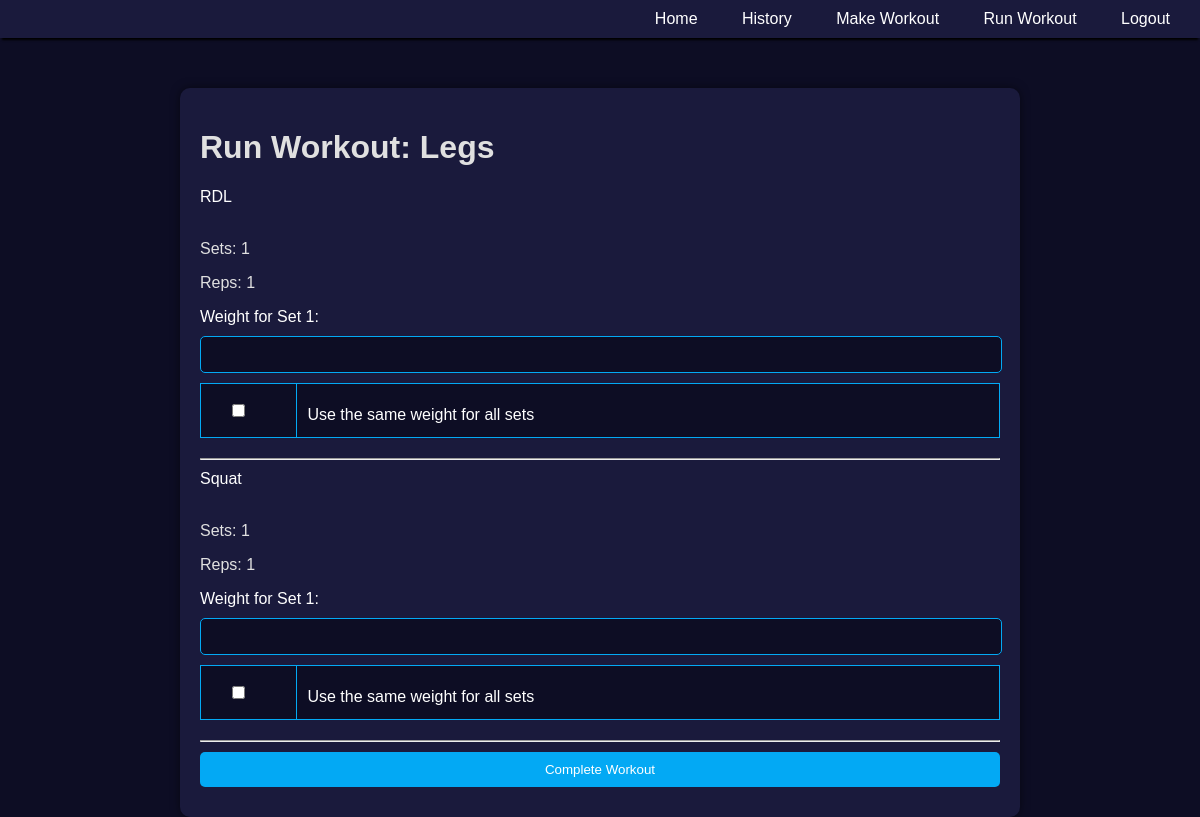
The page /run_workout/1 (signed in) on the database as committed earlier.
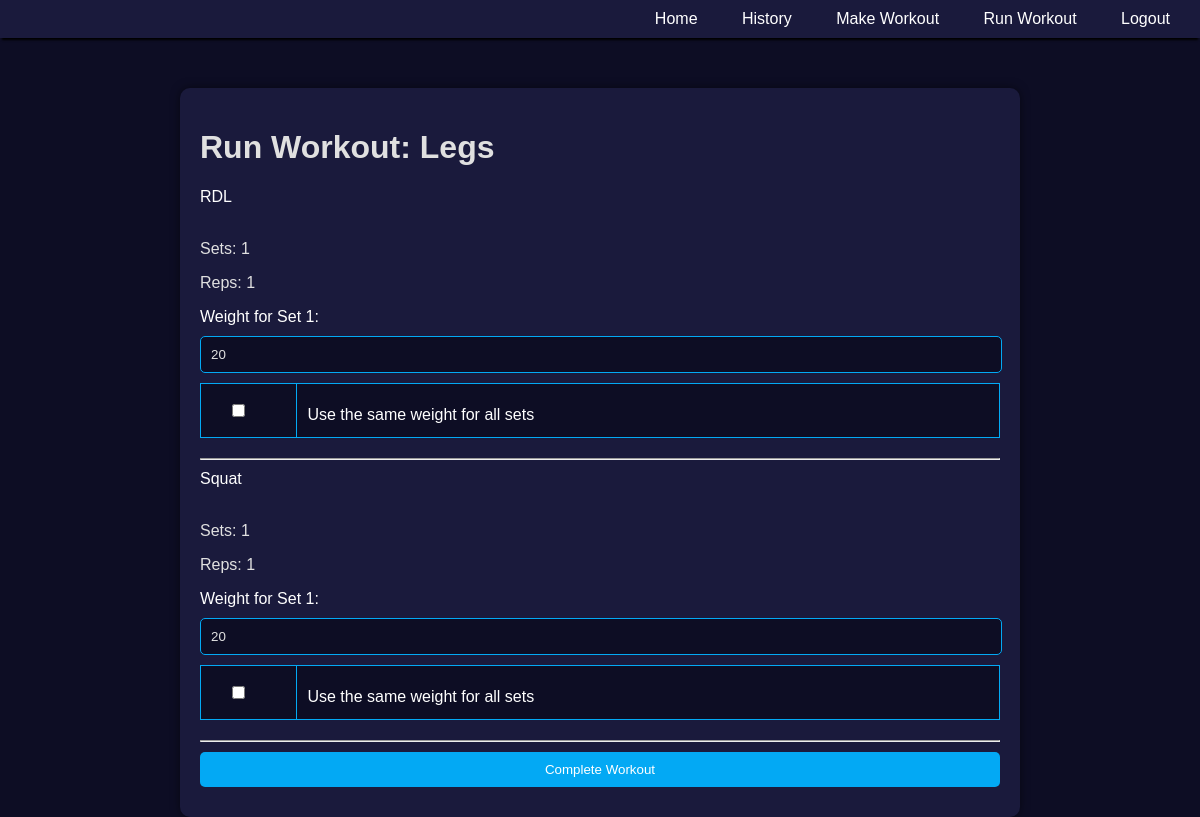
The same page on the database as committed later.
### tables this page shows
CREATE TABLE workouts
                 (id INTEGER PRIMARY KEY, exercise TEXT, sets INTEGER, reps INTEGER, weights TEXT, date TEXT);

### app.py (the view, shortened to what this page needs)
@app.route('/run_workout/<int:template_id>', methods=['GET', 'POST'])
def run_workout(template_id):
    if 'loggedin' in session:
        conn = sqlite3.connect('database.db')
        c = conn.cursor()
        c.execute('SELECT * FROM workout_templates WHERE id = ?', (template_id,))
        template = c.fetchone()
        conn.close()
        last_weights = {}
        conn = sqlite3.connect('database.db')
        c = conn.cursor()
        for exercise in eval(template[2]):
            c.execute('''SELECT weights FROM workouts WHERE exercise = ? ORDER BY date DESC LIMIT 1''', (exercise['name'],))
            last_record = c.fetchone()
            if last_record:
                last_weights[exercise['name']] = last_record[0].split(',')
            else:
                last_weights[exercise['name']] = []
        conn.close()
        exercises = eval(template[2])  # Convert string back to list of dictionaries
        return render_template('run_workout.html', template=template, exercises=exercises, last_weights=last_weights)
    return redirect(url_for('login'))

### templates/run_workout.html (shortened to what this page needs)
{% extends "layout.html" %}
{% block content %}
<h1>Run Workout: {{ template[1] }}</h1>
<form method="POST">
    {% for exercise in exercises %}
        <div>
            <label>{{ exercise.name }}</label><br>
            <p>Sets: {{ exercise.sets }}</p>
            <p>Reps: {{ exercise.reps }}</p>
            <div id="weightsSection_{{ exercise.name }}">
                <label for="weight_{{ exercise.name }}_1">Weight for Set 1:</label>
                <input type="number" name="weight_{{ exercise.name }}_1" id="weight_{{ exercise.name }}_1" required>
            </div>
            <table id="sameWeightTable_{{ exercise.name }}">
                <tr>
                    <td>
                        <input type="checkbox" id="sameWeight_{{ exercise.name }}" name="sameWeight_{{ exercise.name }}">
                    </td>
                    <td>
                        <label for="sameWeight_{{ exercise.name }}">Use the same weight for all sets</label>
                    </td>
                </tr>
            </table>
        </div>
        <hr>
    {% endfor %}
    <button type="submit">Complete Workout</button>
</form>
{% endblock %}

Rows that differ between the two databases and show on the page:
changed workouts "RDL": value (not shown) → "20"
changed workouts "Squat": value (not shown) → "20"
